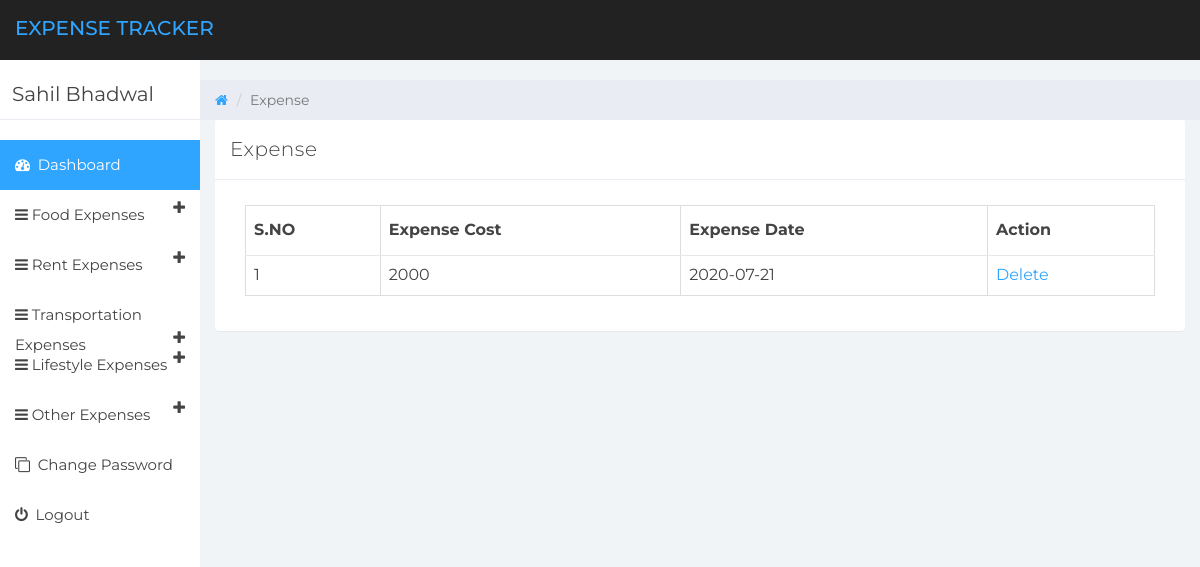
The app's page /transport-manage-expense.php (signed in) with its own data.
### tables this page shows
CREATE TABLE IF NOT EXISTS `tbluser` (
  `ID` int(11) NOT NULL AUTO_INCREMENT,
  `FullName` varchar(150) DEFAULT NULL,
  `Email` varchar(200) DEFAULT NULL,
  `MobileNumber` bigint(20) DEFAULT NULL,
  `Password` varchar(200) DEFAULT NULL,
  `RegDate` timestamp NOT NULL DEFAULT CURRENT_TIMESTAMP,
  PRIMARY KEY (`ID`)
);

CREATE TABLE IF NOT EXISTS `tbletransportexpense` (
  `ID` int(11) NOT NULL AUTO_INCREMENT,
  `UserId` int(11) NOT NULL,
  `ExpenseDate` date DEFAULT NULL,
  `ExpenseItem` varchar(200) DEFAULT NULL,
  `ExpenseCost` varchar(200) DEFAULT NULL,
  `NoteDate` timestamp NULL DEFAULT CURRENT_TIMESTAMP,
  PRIMARY KEY (`ID`)
);

### transport-manage-expense.php (the view, shortened to what this page needs)
  <?php
if (strlen($_SESSION['detsuid']==0)) {
  header('location:logout.php');
  } else{
?>
<!DOCTYPE html>
<html>
<head>
	<link href="css/bootstrap.min.css" rel="stylesheet">
	<link href="css/font-awesome.min.css" rel="stylesheet">
	<link href="css/datepicker3.css" rel="stylesheet">
	<link href="css/styles.css" rel="stylesheet">
</head>
<body>
	<?php include_once('includes/header.php');?>
	<?php include_once('includes/sidebar.php');?>
	<div class="col-sm-9 col-sm-offset-3 col-lg-10 col-lg-offset-2 main">
		<div class="row">
			<ol class="breadcrumb">
				<li><a href="#">
					<em class="fa fa-home"></em>
				</a></li>
				<li class="active">Expense</li>
			</ol>
		</div>
		<div class="row">
			<div class="col-lg-12">
				<div class="panel panel-default">
					<div class="panel-heading">Expense</div>
					<div class="panel-body">
						<div class="col-md-12">
							<div class="table-responsive">
            <table class="table table-bordered mg-b-0">
              <thead>
                <tr>
                  <th>S.NO</th>
                  <th>Expense Cost</th>
                  <th>Expense Date</th>
                  <th>Action</th>
                </tr>
              </thead>
              <?php
              $userid=$_SESSION['detsuid'];
$ret=mysqli_query($con,"select * from tbletransportexpense where UserId='$userid'");
$cnt=1;
while ($row=mysqli_fetch_array($ret)) {
?>
              <tbody>
                <tr>
                  <td><?php echo $cnt;?></td>
                  <td><?php  echo $row['ExpenseCost'];?></td>
                  <td><?php  echo $row['ExpenseDate'];?></td>
                  <td><a href="manage-expense.php?delid=<?php echo $row['ID'];?>">Delete</a>
                </tr>
                <?php
$cnt=$cnt+1;
}?>
              </tbody>
            </table>
          </div>
						</div>
					</div>
				</div>
            </div>
		</div>
    </div>
</body>
</html>
<?php }  ?>

### includes/sidebar.php (shortened to what this page needs)
<?php
include('includes/dbconnection.php');
?>
<div id="sidebar-collapse" class="col-sm-3 col-lg-2 sidebar">
        <div class="profile-sidebar">
            <div class="profile-usertitle">
                <?php
$uid=$_SESSION['detsuid'];
$ret=mysqli_query($con,"select FullName from tbluser where ID='$uid'");
$row=mysqli_fetch_array($ret);
$name=$row['FullName'];
?>
                <div class="profile-usertitle-name"><?php echo $name; ?></div>
            </div>
        </div>
        <ul class="nav menu">
            <li class="active"><a href="dashboard.php"><em class="fa fa-dashboard">&nbsp;</em> Dashboard</a></li>
            <li class="parent "><a data-toggle="collapse" href="#sub-item-1">
                <em class="fa fa-navicon">&nbsp;</em>Food Expenses <span data-toggle="collapse" href="#sub-item-1" class="icon pull-right"><em class="fa fa-plus"></em></span>
                </a>
            </li>
            <li class="parent "><a data-toggle="collapse" href="#sub-item-2">
                    <em class="fa fa-navicon">&nbsp;</em>Rent Expenses <span data-toggle="collapse" href="#sub-item-2" class="icon pull-right"><em class="fa fa-plus"></em></span>
                </a>
            </li>
            <li class="parent "><a data-toggle="collapse" href="#sub-item-3">
                    <em class="fa fa-navicon">&nbsp;</em>Transportation Expenses <span data-toggle="collapse" href="#sub-item-3" class="icon pull-right"><em class="fa fa-plus"></em></span>
                </a>
            </li>
            <li class="parent "><a data-toggle="collapse" href="#sub-item-4">
                    <em class="fa fa-navicon">&nbsp;</em>Lifestyle Expenses <span data-toggle="collapse" href="#sub-item-4" class="icon pull-right"><em class="fa fa-plus"></em></span>
                </a>
            </li>
            <li class="parent "><a data-toggle="collapse" href="#sub-item-5">
                    <em class="fa fa-navicon">&nbsp;</em>Other Expenses <span data-toggle="collapse" href="#sub-item-5" class="icon pull-right"><em class="fa fa-plus"></em></span>
                </a>
            </li>
             <li><a href="change-password.php"><em class="fa fa-clone">&nbsp;</em> Change Password</a></li>
<li><a href="logout.php"><em class="fa fa-power-off">&nbsp;</em> Logout</a></li>
        </ul>
    </div>

### css/styles.css (style rules this page uses)
body { background: #f1f4f7; padding-top: 60px; font-size: 14px; color: #444444; font-family: "Montserrat", "Helvetica Neue", Helvetica, Arial, sans-serif; }
a, a:hover, a:focus { color: #30a5ff; }
.panel { border: 0; }
.panel-heading { font-size: 20px; font-weight: 300; letter-spacing: 0.025em; height: 60px; line-height: 38px; }
.panel-default .panel-heading { background: #fff; border-bottom: 1px solid #e9ecf2; color: #444444; }
.sidebar { display: block; padding: 0; display: none; box-shadow: none; background: #fff; }
.sidebar ul { margin: 20px 0px; }
@media (min-width: 768px) { .sidebar { display: block; position: fixed; top: 60px; bottom: 0; left: 0; z-index: 1000; display: block; margin: 0; padding: 0; overflow-x: hidden; overflow-y: auto; } }
.sidebar ul.nav .active a, .sidebar ul.nav li.parent a.active, .sidebar ul.nav .active > a:hover, .sidebar ul.nav li.parent a.active:hover, .sidebar ul.nav .active > a:focus, .sidebar ul.nav li.parent a.active:focus { color: #fff; background-color: #30a5ff; }
.sidebar ul.nav li a { height: 50px; font-size: 15px; line-height: 2em; color: #444444; }
.profile-sidebar { padding: 10px 0; border-bottom: 1px solid #e9ecf2; }
.profile-usertitle { float: left; text-align: left; margin: 10px 0 0 12px; }
.profile-usertitle-name { font-size: 20px; margin-bottom: 0px; }
.breadcrumb { border-radius: 0; padding: 10px 15px 10px 15px; background: #e9ecf2; margin: 0; }
.table { background: #fff; }
.table > thead > tr > th { border-bottom: 1px solid #e6e7e8; vertical-align: middle; height: 50px; }

### records on screen
tbluser: FullName "Sahil Bhadwal"
tbletransportexpense: ExpenseCost "2000", ExpenseDate "2020-07-21"
